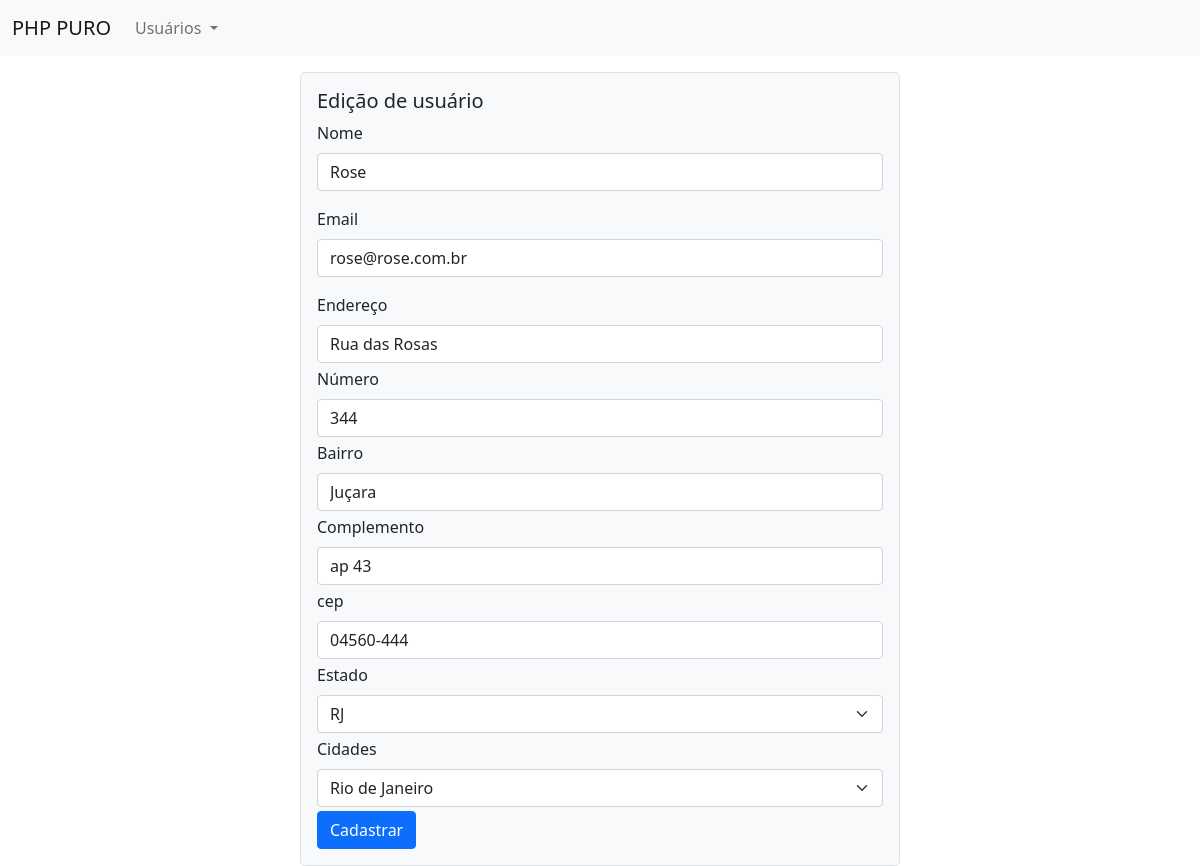
Page /usuarios/editar.php?id=28 on the committed database.
### tables this page shows
CREATE TABLE `enderecos` (
  `id` int(11) NOT NULL,
  `estado_id` int(11) NOT NULL,
  `cidade_id` int(11) NOT NULL,
  `rua` varchar(200) NOT NULL,
  `numero` int(11) NOT NULL,
  `complemento` varchar(200) NOT NULL,
  `bairro` varchar(200) NOT NULL,
  `cep` varchar(9) NOT NULL
);

CREATE TABLE `usuarios` (
  `id` int(11) NOT NULL,
  `nome` varchar(200) NOT NULL,
  `email` varchar(200) NOT NULL,
  `endereco_id` int(11) NOT NULL
);

CREATE TABLE `estados` (
  `id` int(11) NOT NULL,
  `nome` varchar(75) DEFAULT NULL,
  `uf` varchar(5) DEFAULT NULL
);

CREATE TABLE `cidades` (
  `id` int(11) NOT NULL,
  `nome` varchar(120) DEFAULT NULL,
  `estado_id` int(5) DEFAULT NULL
);

### classes/Basic.class.php (called while the page is built, shortened)
<?php
    class Basic {
        public function __construct(){
            try {
                $this->conn = new PDO('mysql:host=localhost; dbname=teste_back_end', 'root', '');
                $this->conn->setAttribute(PDO::ATTR_ERRMODE, PDO::ERRMODE_EXCEPTION);
            }catch(PDOException $e) {
                echo "Connection failed: " . $e->getMessage();
              }
        }
        public function list($table){
            $data = $this->conn->query("SELECT * FROM $table")->fetchAll();
            return $data;
        }
        public function listCidades($table, $id){
            $stmt = $this->conn->prepare("SELECT * FROM $table WHERE estado_id = :id");
            $stmt->execute(['id' => $id]);
            $data = $stmt->fetchAll(PDO::FETCH_ASSOC);
            return $data;
        }
        public function view($id){
            $stmt = $this->conn->prepare("SELECT usuarios.nome, usuarios.email, usuarios.endereco_id,
            enderecos.rua, enderecos.numero, enderecos.complemento, enderecos.bairro, enderecos.cep,
            enderecos.estado_id, estados.uf, enderecos.cidade_id,
            cidades.nome as cidade
            FROM enderecos
            left join usuarios on
            usuarios.endereco_id = enderecos.id
            left join estados on
            estados.id = enderecos.estado_id
            left join cidades on
            cidades.id = enderecos.cidade_id
            WHERE usuarios.id = :id");
            $stmt->execute(['id' => $id]);
            $user = $stmt->fetchAll(PDO::FETCH_ASSOC);
            return $user;
        }
    }
?>

### usuarios/editar.php (the view, shortened to what this page needs)
<?php
include('../header.php');
include('../classes/Basic.class.php');
if($_GET['id']){
    $dados = new Basic;
    $dados = $dados->view($_GET['id']);
    $data_estados = new Basic;
    $data_cidades = new Basic;
}
?>
<div class="container-fluid">
    <div class="container bg-light p-3 border rounded-3 mt-3" style="max-width:600px;">
        <h5>Edição de usuário</h5>
        <form method="post" action="form_user.php">
            <div class="mb-3">
                <label class="form-label">Nome</label>
                <input type="text" class="form-control" name="nome" value="<?php echo $dados[0]['nome']; ?>">
            </div>
            <div class="mb-3">
                <label class="form-label">Email</label>
                <input type="email" class="form-control"
                name="email" value="<?php echo $dados[0]['email']; ?>" aria-describedby="emailHelp">
            </div>
            <div class="mb-1">
                <label class="form-label">Endereço</label>
                <input type="text" class="form-control"
                value="<?php echo $dados[0]['rua']; ?>" name="rua">
            </div>
            <div class="mb-1">
                <label class="form-label">Número</label>
                <input type="text" class="form-control"
                value="<?php echo $dados[0]['numero']; ?>" name="numero">
            </div>
            <div class="mb-1">
                <label class="form-label">Bairro</label>
                <input type="text" class="form-control"
                value="<?php echo $dados[0]['bairro']; ?>" name="bairro">
            </div>
            <div class="mb-1">
                <label class="form-label">Complemento</label>
                <input type="text" class="form-control"
                value="<?php echo $dados[0]['complemento']; ?>" name="complemento">
            </div>
            <div class="mb-1">
                <label class="form-label">cep</label>
                <input type="text" class="form-control"
                value="<?php echo $dados[0]['cep']; ?>" name="cep">
            </div>
            <?php
            $data = $data_estados->list('estados');
            ?>
            <div class="mb-1">
                <label class="form-label">Estado</label>
                <select class="form-select" name="estado_id" id="select-estado">
                    <?php foreach($data as $key => $value){ ?>
                        <option
                        <?php if($dados[0]['estado_id'] == $value['id'])
                                echo 'selected'; ?>
                        value="<?php echo $value['id'] ; ?>"><?php echo $value['uf'] ; ?></option>
                    <?php
                    }
                    ?>
                </select>
            </div>
            <?php
            $cidades = $data_cidades->listCidades('cidades', $dados[0]['estado_id']);
            ?>
            <div class="mb-1">
                <label class="form-label">Cidades</label>
                <select class="form-select" name="cidade_id" id="select-cidade">
                    <?php foreach($cidades as $key => $value){ ?>
                        <option
                        <?php if($dados[0]['cidade_id'] == $value['id'])
                                echo 'selected'; ?>
                        value="<?php echo $value['id'] ; ?>"><?php echo $value['nome'] ; ?></option>
                    <?php
                    }
                    ?>
                </select>
            </div>
            <button type="submit" class="btn btn-primary">Cadastrar</button>
        </form>
    </div>
</div>

### rows in the picture
enderecos: nome "Rose", email "rose@rose.com.br", rua "Rua das Rosas", numero "344", bairro "Juçara", complemento "ap 43", cep "04560-444", estado_id "RJ", cidade_id "Rio de Janeiro"
